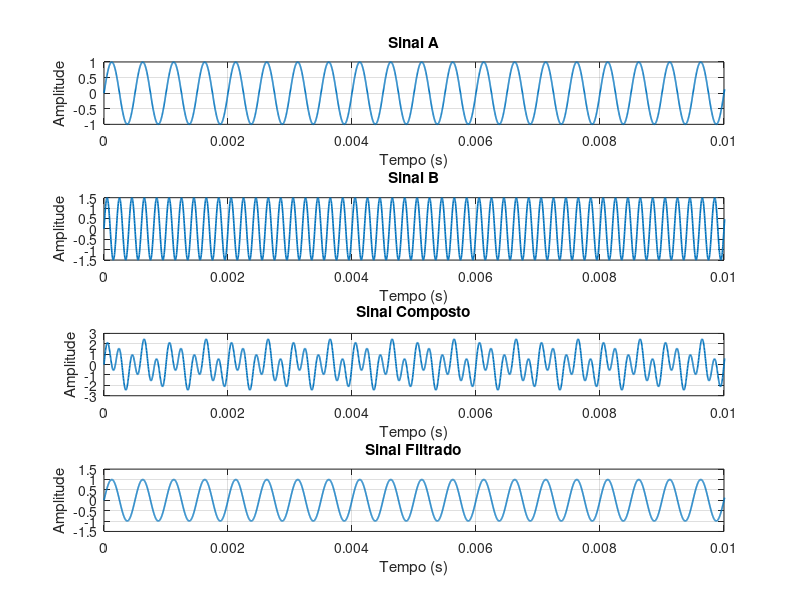
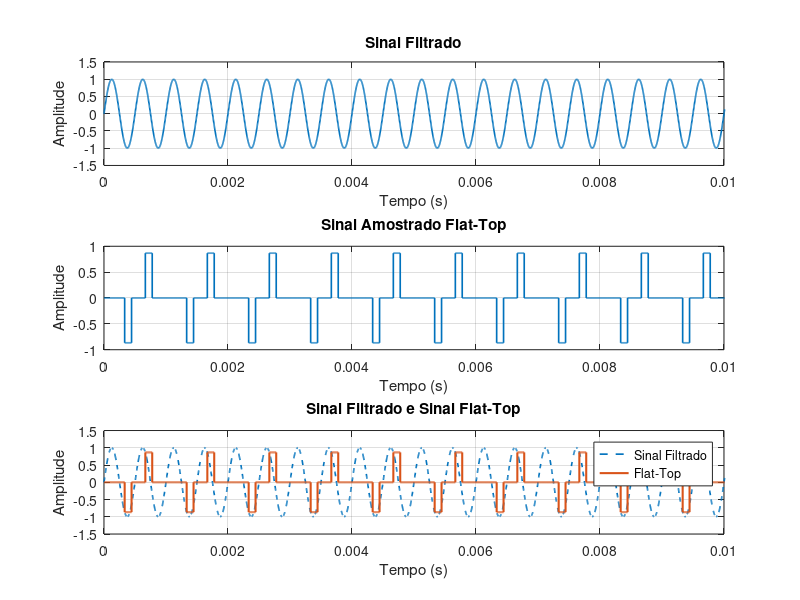
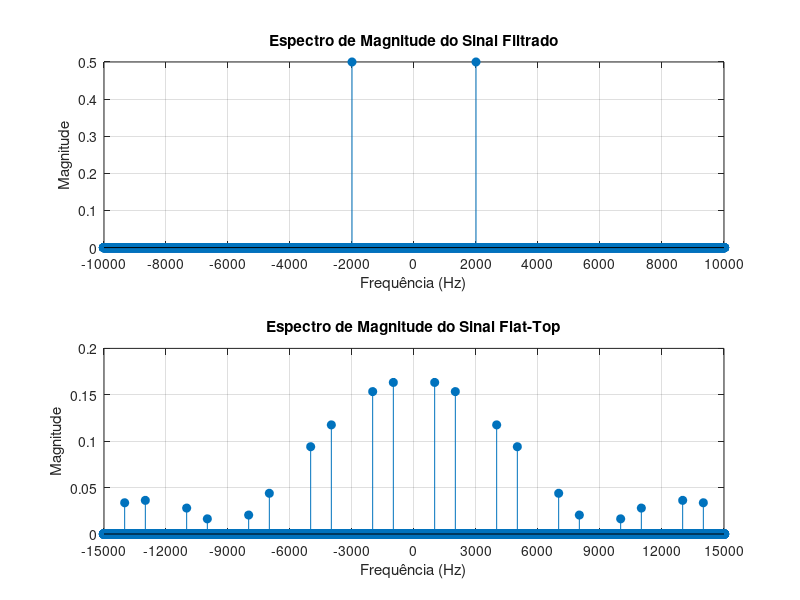
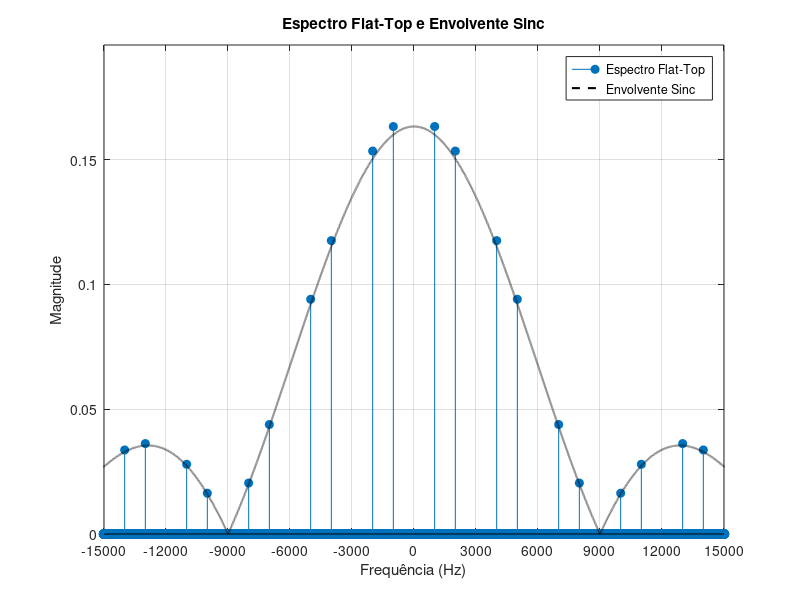

Source code (MATLAB) for these figures, in order:
clear;
clc;
close all;

pkg load signal;

f1 = 2e3;%Frequencia da senoide a ser amostrada
f2 = 5e3;%Frequencia da segunda senoide
A1 = 1.0;%Amplitude da senoide a ser amostrada
A2 = 1.5;%Amplitude da segunda senoide

fs = 3e3;%Frequencia de amostragem
Ts = 1/fs;%Periodo de amostragem
fNyquist = fs/2;%Frequencia de Nyquist
fAnalog = 360e3;%Frequencia da grade computacional
Ta = 1/fAnalog;%Periodo da grade computacional
tempoTotal = 1;%Tempo total de simulacao
t = 0:Ta:tempoTotal-Ta;%Grade computacional
t = 0:Ta:tempoTotal-Ta;%Grade computacional
nPAnalog = length(t);%Total de pontos da grade
fCorte = 3e3;%Frequencia de corte do filtro passa baixas

sinalA = A1*sin(2*pi*f1*t);%Sinal a ser amostrado
sinalB = A2*sin(2*pi*f2*t);%Segunda senoide
sinalComposto = sinalA + sinalB;

filtroIdeal = zeros(1,nPAnalog);

for i = 1:nPAnalog
    fAtual = (i-1)*(fAnalog/nPAnalog);

    if fAtual <= fCorte || fAtual >= (fAnalog-fCorte)
        filtroIdeal(i) = 1;
    else
        filtroIdeal(i) = 0;
    end
end

sinalCompostoFFT = fft(sinalComposto);%Passando o sinal para a frequencia
sinalFiltradoFFT = sinalCompostoFFT .* filtroIdeal;%Aplicando o filtro ideal
sinalFiltrado = real(ifft(sinalFiltradoFFT));%Voltando para o dominio do tempo

figure;

subplot(4,1,1);
plot(t,sinalA,'LineWidth',1.2);
grid on;
xlabel('Tempo (s)');
ylabel('Amplitude');
title('Sinal A');
xlim([0 0.01]);

subplot(4,1,2);
plot(t,sinalB,'LineWidth',1.2);
grid on;
xlabel('Tempo (s)');
ylabel('Amplitude');
title('Sinal B');
xlim([0 0.01]);

subplot(4,1,3);
plot(t,sinalComposto,'LineWidth',1.2);
grid on;
xlabel('Tempo (s)');
ylabel('Amplitude');
title('Sinal Composto');
xlim([0 0.01]);

subplot(4,1,4);
plot(t,sinalFiltrado,'LineWidth',1.2);
grid on;
xlabel('Tempo (s)');
ylabel('Amplitude');
title('Sinal Filtrado');
xlim([0 0.01]);

kPasso = round(Ts/Ta);

d = Ts/3;%Tempo de abertura do pulso
numPontosPulso = round(d/Ta);
dReal = numPontosPulso*Ta;

amostras = sinalFiltrado(1:kPasso:end);%Obtendo as amostras do sinal filtrado

pulsoFlatTop = [ones(1,numPontosPulso),zeros(1,kPasso-numPontosPulso)];%Pulso retangular Flat-Top

sinalAmostradoFlatTop = kron(amostras,pulsoFlatTop);%Construindo o sinal Flat-Top
sinalAmostradoFlatTop = sinalAmostradoFlatTop(1:nPAnalog);

figure;

subplot(3,1,1);
plot(t,sinalFiltrado,'LineWidth',1.2);
grid on;
xlabel('Tempo (s)');
ylabel('Amplitude');
title('Sinal Filtrado');
xlim([0 0.01]);

subplot(3,1,2);
stairs(t,sinalAmostradoFlatTop,'LineWidth',1.2);
grid on;
xlabel('Tempo (s)');
ylabel('Amplitude');
title('Sinal Amostrado Flat-Top');
xlim([0 0.01]);

subplot(3,1,3);
plot(t,sinalFiltrado,'--','LineWidth',1.2);
hold on;
stairs(t,sinalAmostradoFlatTop,'LineWidth',1.5);
grid on;
xlabel('Tempo (s)');
ylabel('Amplitude');
title('Sinal Filtrado e Sinal Flat-Top');
legend('Sinal Filtrado','Flat-Top');
xlim([0 0.01]);
hold off;

f = (-nPAnalog/2:nPAnalog/2-1)*(fAnalog/nPAnalog);%Grade computacional da frequencia

sinalFiltradoFFT_plot = fftshift(fft(sinalFiltrado))/nPAnalog;
sinalAmostradoFlatTopFFT_plot = fftshift(fft(sinalAmostradoFlatTop))/nPAnalog;

figure;

subplot(2,1,1);
stem(f,abs(sinalFiltradoFFT_plot),'filled');
grid on;
xlabel('Frequência (Hz)');
ylabel('Magnitude');
title('Espectro de Magnitude do Sinal Filtrado');
xlim([-10000 10000]);


xticks(-10000:2000:10000);


xtickangle(45);

subplot(2,1,2);
stem(f,abs(sinalAmostradoFlatTopFFT_plot),'filled');
grid on;
xlabel('Frequência (Hz)');
ylabel('Magnitude');
title('Espectro de Magnitude do Sinal Flat-Top');
xlim([-15000 15000]);
xticks(-15000:3000:15000);

espectroMag = abs(sinalAmostradoFlatTopFFT_plot);

fSinc = f;
fSinc(fSinc == 0) = 1e-10;

envolventeSinc = abs(sin(pi*fSinc*dReal)./(pi*fSinc*dReal));%Envolvente Sinc causada pela abertura do pulso
amplitudeMaxima = max(espectroMag);
envolventeSinc = envolventeSinc*amplitudeMaxima;

figure;

stem(f,espectroMag,'filled');
hold on;
plot(f,envolventeSinc,'k--','LineWidth',1.5);

grid on;
xlabel('Frequência (Hz)');
ylabel('Magnitude');
title('Espectro Flat-Top e Envolvente Sinc');
xlim([-15000 15000]);
xticks(-15000:3000:15000);
ylim([0 amplitudeMaxima*1.2]);

legend('Espectro Flat-Top','Envolvente Sinc','Location','northeast');
hold off;

fCorteReconstrucao = fs/2;
filtroReconstrucao = zeros(1,nPAnalog);

for i = 1:nPAnalog
    fAtual = (i-1)*(fAnalog/nPAnalog);

    if fAtual <= fCorteReconstrucao || fAtual >= (fAnalog-fCorteReconstrucao)
        filtroReconstrucao(i) = 1;
    else
        filtroReconstrucao(i) = 0;
    end
end

fatorCompensacao = Ts/dReal;

sinalAmostradoFlatTopFFT = fft(sinalAmostradoFlatTop);
sinalReconstruidoFFT = sinalAmostradoFlatTopFFT .* filtroReconstrucao * fatorCompensacao
sinalReconstruido = real(ifft(sinalReconstruidoFFT));

filtroReconstrucaoPlot = fftshift(filtroReconstrucao);
sinalReconstruidoFFT_plot = fftshift(sinalReconstruidoFFT)/nPAnalog;

figure;

subplot(3,1,1);
stem(f,abs(sinalAmostradoFlatTopFFT_plot),'filled');
grid on;
xlabel('Frequência (Hz)');
ylabel('Magnitude');
title('Espectro do Sinal Flat-Top');
xlim([-5*fs 5*fs]);
xticks(-5*fs:fs:5*fs);

subplot(3,1,2);
plot(f,filtroReconstrucaoPlot,'LineWidth',2);
grid on;
xlabel('Frequência (Hz)');
ylabel('Ganho');
title('Filtro Ideal de Reconstrução');
xlim([-5*fs 5*fs]);
xticks(-5*fs:fs:5*fs);
ylim([-0.2 1.2]);

subplot(3,1,3);
plot(t,sinalFiltrado,'LineWidth',2);
hold on;
plot(t,sinalReconstruido,'--','LineWidth',2);
grid on;
xlabel('Tempo (s)');
ylabel('Amplitude');
title('Sinal Filtrado vs Sinal Reconstruído');
legend('Sinal Filtrado','Sinal Reconstruído');
xlim([0 0.01]);
hold off;

figure;

plot(t,sinalFiltrado,'LineWidth',2);
hold on;
plot(t,sinalReconstruido,'--','LineWidth',2);

grid on;
xlabel('Tempo (s)');
ylabel('Amplitude');
title('Comparação entre Sinal Original e Reconstruído');
legend('Sinal Filtrado','Sinal Reconstruído');
xlim([0 0.01]);

hold off;
